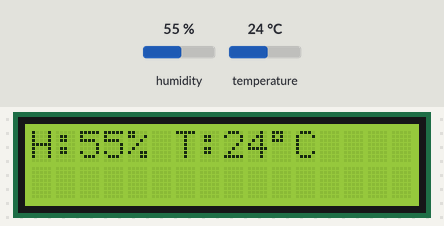
Bench run of a sketch on a simulated Arduino Uno, built with avr-gcc and run on an emulated ATmega328P. Parts: 16×2 character LCD. The inputs (shaded band) are chosen by the test bench; at power-on: humidity 55 %, temperature 24 °C. What the sketch prints to the serial monitor is not drawn.

Above: at 8.2 s.
At 16.2 s:
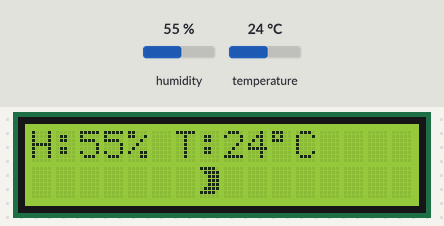
16.3 s: humidity set to 22 %
At 29.3 s:
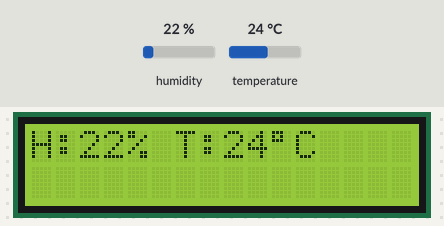
31.3 s: temperature set to 12 °C
At 40.6 s:
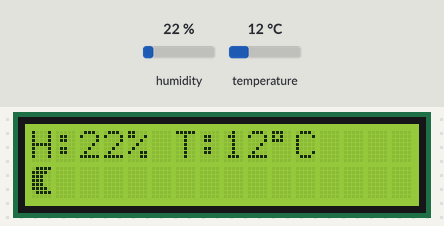
46.3 s: humidity set to 40 %
At 60.6 s:
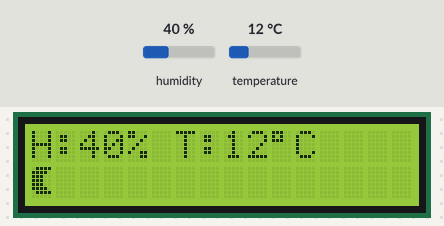

The sketch:

Lab08.ino
```cpp
#include <LiquidCrystal.h>
#include "DHT.h"
#define DHTPIN 2
#define DHTTYPE DHT11

//LiquidCrystal led(RS,Enable,D4,D5,D6,D7) RW接地
LiquidCrystal lcd(12,11,7,6,5,4);

DHT dht(DHTPIN, DHTTYPE);

byte up = 0 , down = 1;
byte sp0[8] = {B01111, B11110, B11100, B11100, B11100, B11110, B01111, B00000};
byte sp1[8] = {B11110, B01111, B00111, B00111, B00111, B01111, B11110, B00000};

void setup() {
  Serial.begin(9600);
  lcd.begin(16,2);
  Serial.println("DHT11 run!");
  dht.begin();

  lcd.createChar(0,sp0);
  lcd.createChar(1,sp1);
}

void loop() {
  tandh();
  elf();
}

void tandh(){
  lcd.home();  //游標回到0,0左上角
  int h = dht.readHumidity();
  // Read temperature as Celsius (the default)
  int t = dht.readTemperature();
  lcd.print("H:");
  lcd.print(h);
  lcd.print("%");
  lcd.print(" T:");
  lcd.print(t);
  lcd.print((char) 0xDF);
  lcd.print("C");
}

void elf(){
  //左至右
  for(int i=0;i<20;i++){
    lcd.setCursor(i,1); //游標移到i,1
    lcd.print((char)up);
    delay(500);
    lcd.setCursor(i-1,1); //游標移到前一位
    lcd.print("  ");  //清空
  }

  //右至左
  for(int i=19;i>=0;i--){
    lcd.setCursor(i+1,1); //游標移到前一位
    lcd.print("  ");  //清空
    lcd.setCursor(i,1); //游標移到i,1
    lcd.print((char)down);
    delay(500);
  }
}
```

Measured:
- what the display in image 0 shows lasts 4.0 s, from 8.1 s to 12.1 s
- what the display in image 3 shows lasts 0.5 s, from 40.2 s to 40.7 s
